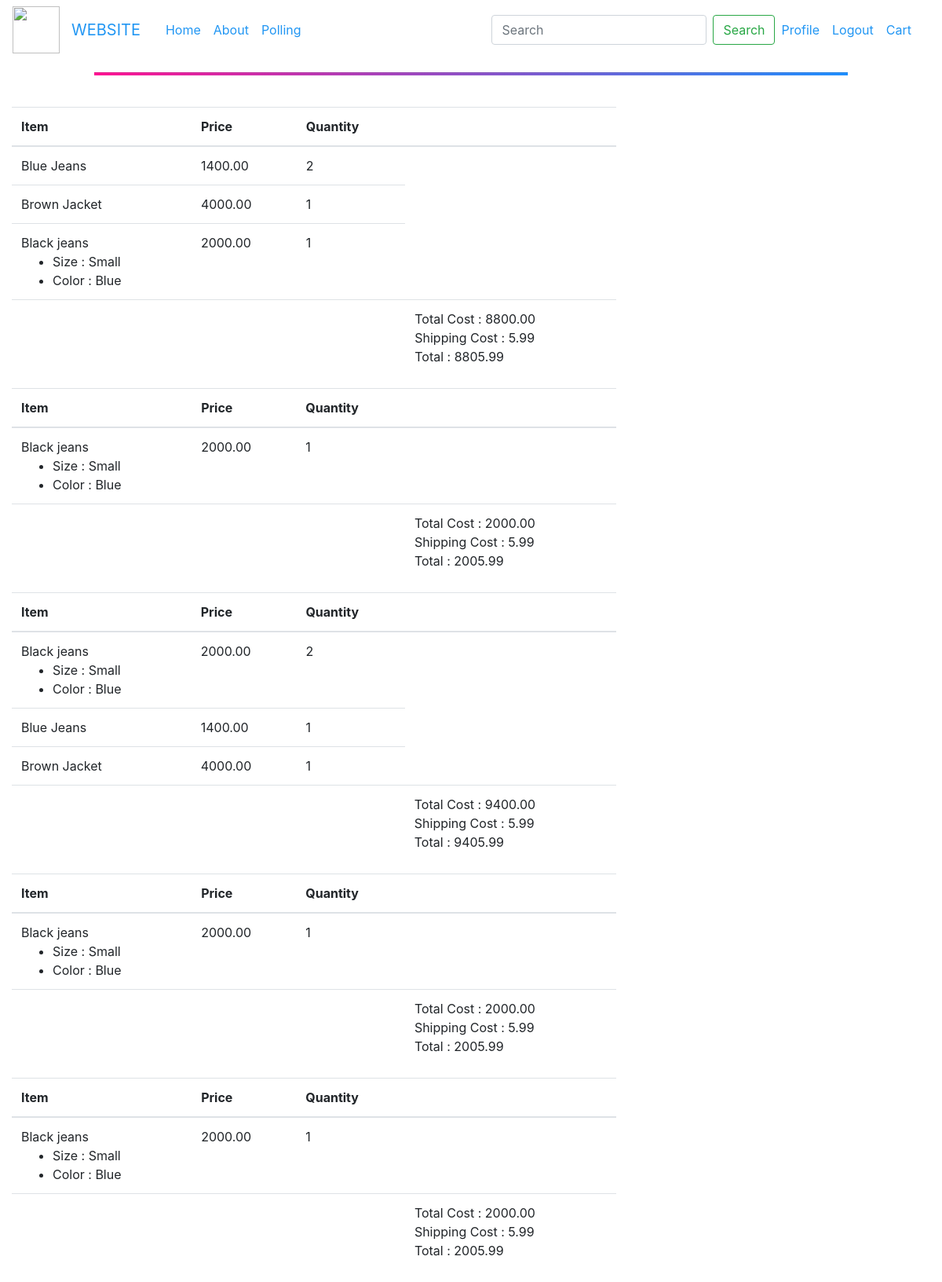
The app's page /orders/ (signed in) with its own data.
### orders/models.py (models this page shows, shortened)
class Order(models.Model):
    user = models.ForeignKey(User, blank=True, null=True, on_delete=models.CASCADE)
    order_id = models.CharField(max_length=120, default='ABC', unique=True)
    cart = models.ForeignKey(Cart, related_name="order", on_delete=models.CASCADE)
    shipping_total = models.DecimalField(max_digits=10, decimal_places=2, default=5.99)
    total = models.DecimalField(max_digits=10, decimal_places=2, default=0.00)
    status = models.CharField(max_length=120, choices=STATUS_CHOICES, default="Started")
    timestamp = models.DateTimeField(auto_now_add=True, auto_now=False)
    updated = models.DateTimeField(auto_now=True, auto_now_add=False)

### cart/models.py (models this page shows, shortened)
class Cart(models.Model):
    total = models.DecimalField(max_digits=10, decimal_places=2, default=0.00)
    timestamp = models.DateTimeField(auto_now_add=True, auto_now=False)
    updated = models.DateTimeField(auto_now=True, auto_now_add=False)
    active = models.BooleanField(default=True)

class CartItem(models.Model):
    cart = models.ForeignKey('Cart', related_name="cart_items", on_delete=models.CASCADE)
    product = models.ForeignKey(Product, related_name="product", on_delete=models.CASCADE)
    variations = models.ManyToManyField(Variation, blank=True)
    quantity = models.IntegerField(default=1)
    line_total = models.DecimalField(max_digits=10, decimal_places=2, default=0.00)

### blog/models.py (models this page shows, shortened)
class Product(models.Model):
    category = models.ForeignKey(Category, related_name='products', on_delete=models.CASCADE)
    name = models.CharField(max_length=150)
    description = models.TextField(blank=True)
    price = models.DecimalField(decimal_places=2, max_digits=10)
    slug = models.SlugField(max_length=150)
    stock = models.PositiveIntegerField(default=1)
    available = models.BooleanField(default=1)
    created_at = models.DateTimeField(auto_now_add=True)
    updated_at = models.DateTimeField(auto_now=True)
    image = models.ImageField(upload_to='products', blank=True)
    class Meta:
        ordering = ('name',)
        index_together = (('id', 'slug'),)
    def __str__(self):
        return self.name

class Variation(models.Model):
    product = models.ForeignKey(Product, related_name="variations", on_delete=models.CASCADE)
    category = models.CharField(max_length=120, choices=VAR_CATEGORIES, default='size')
    title = models.CharField(max_length=120)
    price = models.DecimalField(decimal_places=2, max_digits=10, default=0.00, blank=True, null=True)
    updated = models.DateTimeField(auto_now_add=False, auto_now=True)
    active = models.BooleanField(default=True)
    objects = VariationsManager()

### orders/views.py (the view)
# urls.py: path('orders/', order_views.orders, name='orders'),
@login_required()
def orders(request):
    empty_message = "You have no orders to see"
    empty = False
    if request.user.order_set.count() <= 0:
        empty = True
    context = {
        'empty': empty,
        'user': request.user,
    }
    template = "orders/user.html"
    return render(request, template, context)

### blog/models.py (called while the page is built)
    def all(self):
        return super(VariationsManager,self).filter(active=True)

### orders/templates/orders/user.html
{% extends "blog/base.html" %}
{% block content %}
    <br>
    {% if empty %}
    <h1 style="'text-align:center"> {{ empty_message }}</h1>
    {% else %}
        {% for order in user.order_set.all %}
            <div class="col-sm-8 col-sm-offset-2">
                <table class="table">
                    <thead>
                        <th>Item</th>
                        <th>Price</th>
                        <th>Quantity</th>
                        <th></th>
                    </thead>
                    <tfoot>
                        <tr>
                            <td></td>
                            <td></td>
                            <td></td>
                            <td> Total Cost : {{ order.cart.total }} <br> Shipping Cost : {{ order.shipping_total }} <br> Total : {{ order.total }}</td>
                        </tr>
                    </tfoot>
                    {% for item in order.cart.cart_items.all %}
                        <tr><td> {{ item.product }}
                                {% if item.variations.all %}
                                    <ul>
                                        {% for subitem in item.variations.all %}
                                            <li>{{ subitem.category|capfirst }} : {{ subitem.title|capfirst }}</li>
                                        {% endfor %}
                                    </ul>
                                {% endif %}
                            </td>
                            <td>{{ item.product.price }}</td>
                            <td>{{ item.quantity }}</td>
                        </tr>
                    {% endfor %}
            </table>
            </div>
        {% endfor %}
    {% endif %}
{% endblock %}

### blog/static/blog/main.css (style rules this page uses)
ul { margin: 0; }

### records on screen
Order: cart.total "8800.00", shipping_total "5.99", total "8805.99"
CartItem: product "Blue Jeans", product.price "1400.00", quantity "2"
CartItem: product "Brown Jacket", product.price "4000.00", quantity "1"
CartItem: product "Black jeans", product.price "2000.00", quantity "1"
Variation: category "Size", title "Small"
Variation: category "Color", title "Blue"
Order: cart.total "2000.00", shipping_total "5.99", total "2005.99"
CartItem: product "Black jeans", product.price "2000.00", quantity "1"
Order: cart.total "9400.00", shipping_total "5.99", total "9405.99"
CartItem: product "Black jeans", product.price "2000.00", quantity "2"
CartItem: product "Blue Jeans", product.price "1400.00", quantity "1"
CartItem: product "Brown Jacket", product.price "4000.00", quantity "1"
Order: cart.total "2000.00", shipping_total "5.99", total "2005.99"
CartItem: product "Black jeans", product.price "2000.00", quantity "1"
Order: cart.total "2000.00", shipping_total "5.99", total "2005.99"
CartItem: product "Black jeans", product.price "2000.00", quantity "1"
